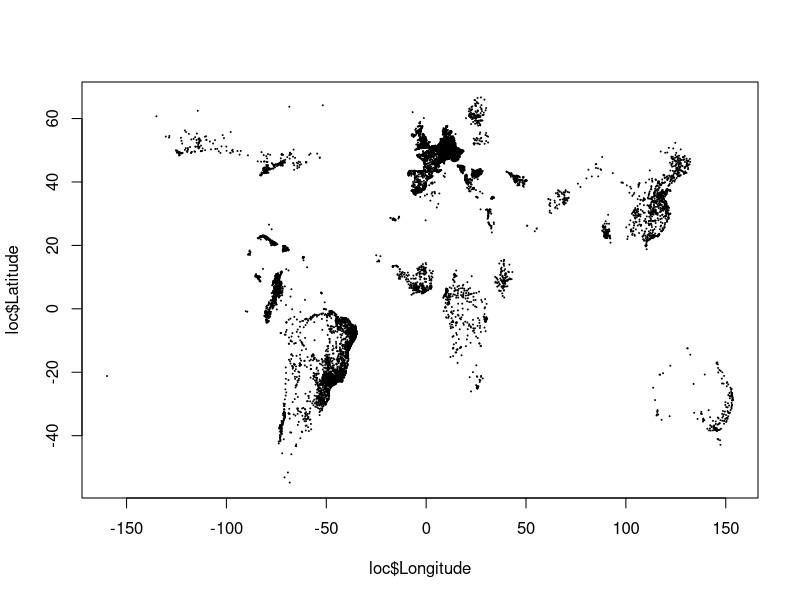
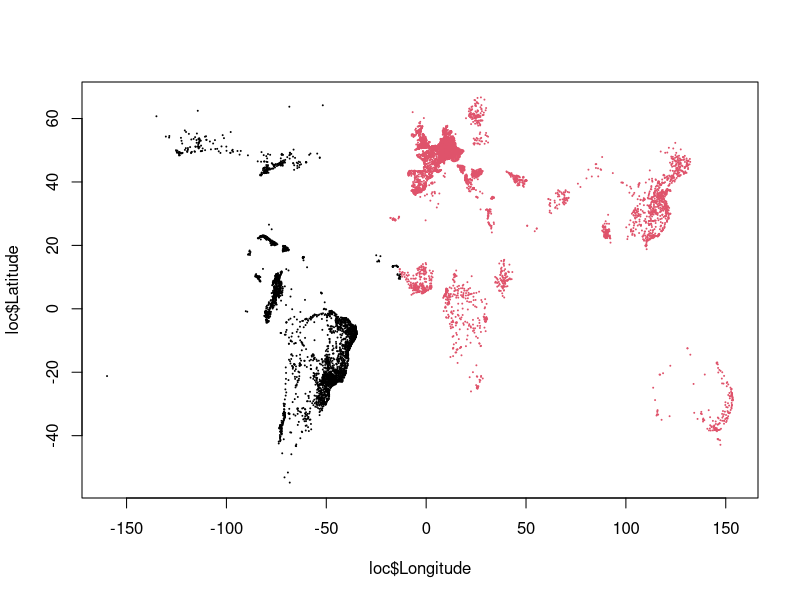
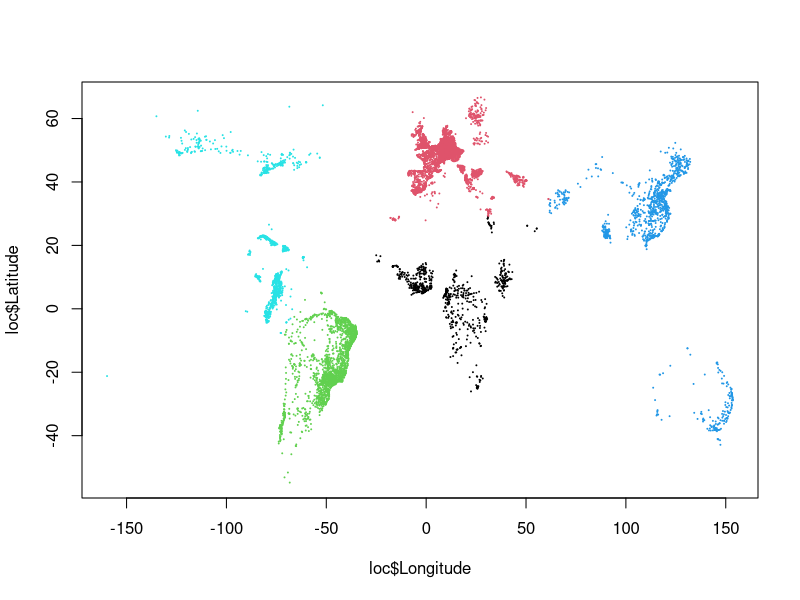
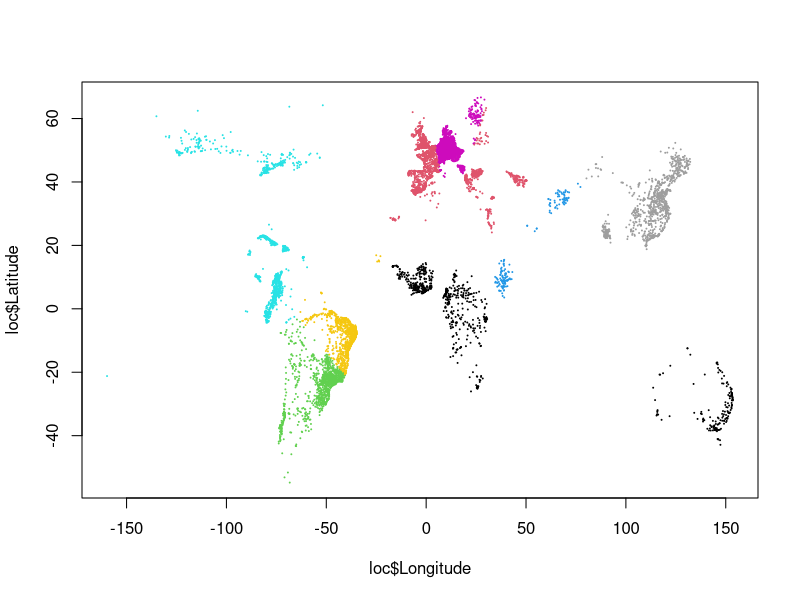
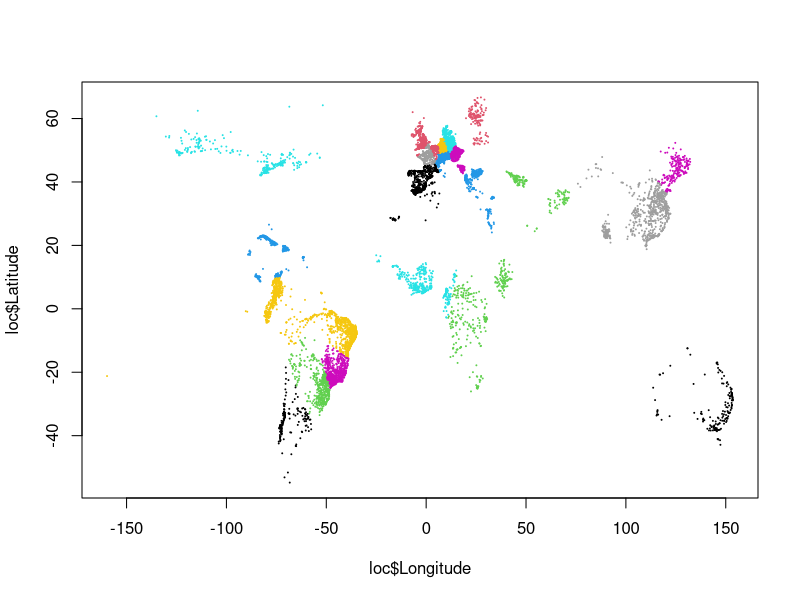
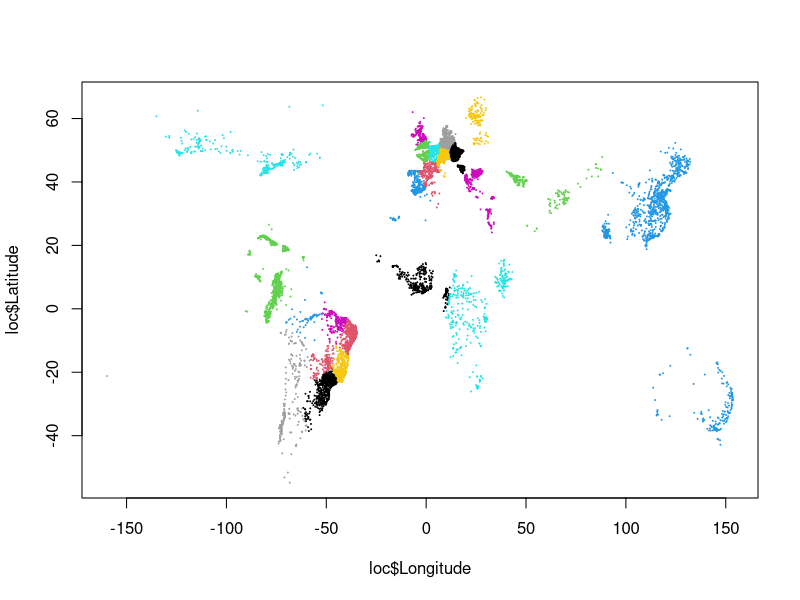
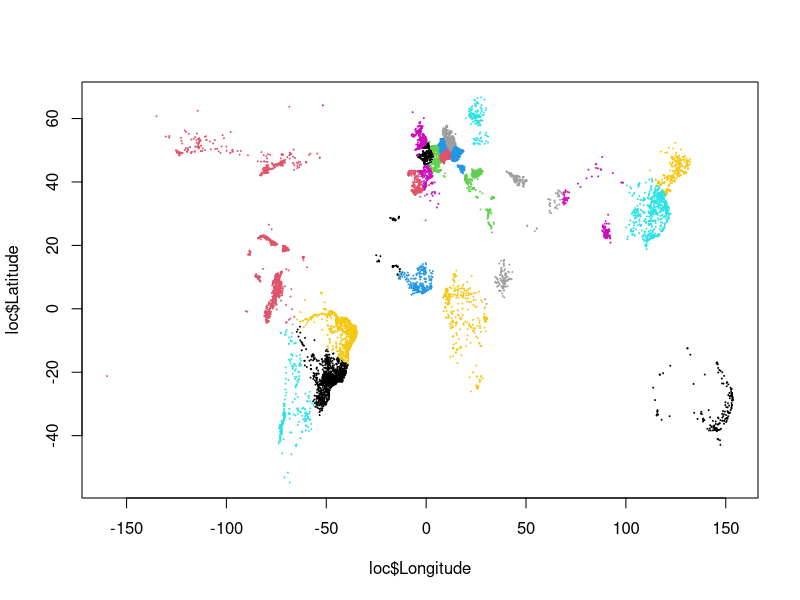
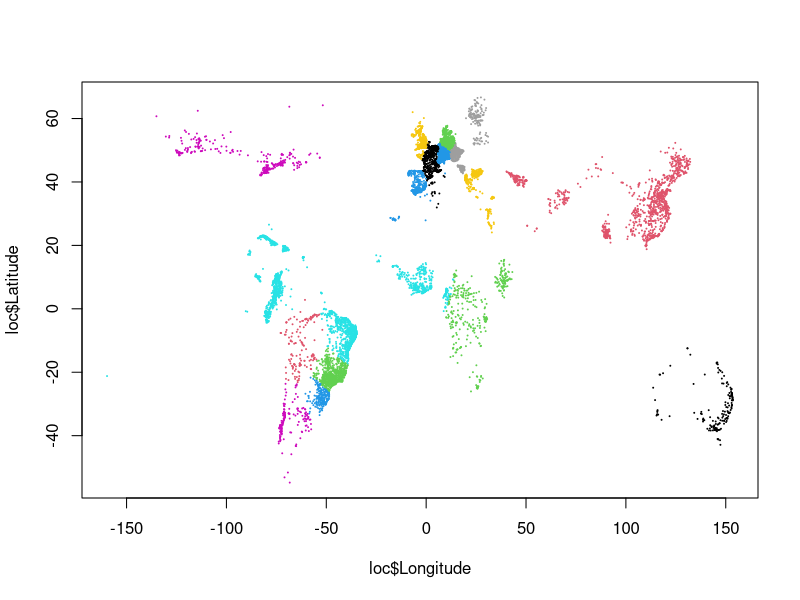

The R source for these figures, in order:
## ---- chunk 1
setwd('/Users/mwinkler/Documents/coursework/advanced_data_mining/')
cities <- read.csv("cities10k.csv")
head(cities)
## ---- chunk 2
loc <- cities[, 6:7]
plot(loc$Longitude, loc$Latitude, pch = 20, cex=.1)
## ---- chunk 3
set.seed(1234)
clust.k02 <- kmeans(loc, 2)
plot(loc$Longitude, loc$Latitude, pch = 20, cex=.1, col = clust.k02$cluster)
## ---- chunk 4
set.seed(1234)
clust.k05 <- kmeans(loc, 5)
plot(loc$Longitude, loc$Latitude, pch = 20, cex=.1, col = clust.k05$cluster)
## ---- chunk 5
set.seed(1234)
clust.k10 <- kmeans(loc, 10)
plot(loc$Longitude, loc$Latitude, pch = 20, cex=.1, col = clust.k10$cluster)
## ---- chunk 6
set.seed(1234)
clust.k25 <- kmeans(loc, 25)
plot(loc$Longitude, loc$Latitude, pch = 20, cex=.1, col = clust.k25$cluster)
## ---- chunk 7
set.seed(2345)
clust.k25.2 <- kmeans(loc, 25)
plot(loc$Longitude, loc$Latitude, pch = 20, cex=.1, col = clust.k25.2$cluster)
## ---- chunk 8
set.seed(3456)
clust.k25.2 <- kmeans(loc, 25)
plot(loc$Longitude, loc$Latitude, pch = 20, cex=.1, col = clust.k25.2$cluster)
## ---- chunk 9
# install.packages("clue") -- not run
library(clue)
help(cl_boot)
## ---- chunk 10
set.seed(3456)
ensemble <- cl_boot(loc, 50, 25)
ensemble
## ---- chunk 11
cl_agreement(ensemble)
## ---- chunk 12
consensus.se <- cl_consensus(ensemble, method = "SE", control = list(k = 25))
help("cl_consensus")
consensus.se$.Data[1,]

?cl_consensus
## ---- chunk 13
consensus.he <- cl_consensus(ensemble, method = "HE", control = list(k = 25))
consensus.he$.Data[1, ]
## ---- chunk 14
assignments <- cl_class_ids(consensus.he)
plot(loc$Longitude, loc$Latitude, pch = 20, cex = .1, col = assignments)
